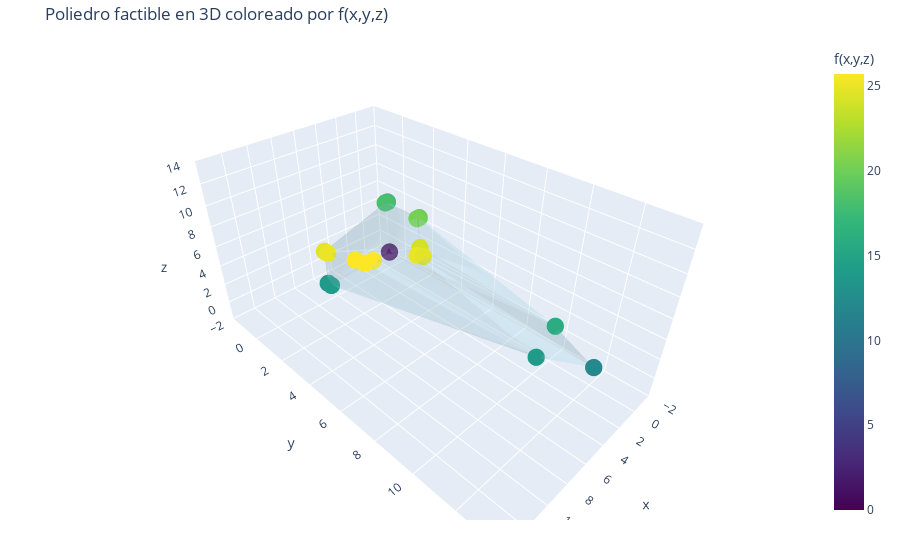

The notebook cell saved with this chart:
### Code cell
factibles, hull = generar_poliedro()
graficar_poliedro_coloreado(factibles, hull)

### Figure 1 — Plotly figure (JSON) as saved in the notebook; plotly's stock layout.template omitted (floating-point values rounded to 4 significant figures; data arrays with more than 128 entries replaced by an {"elided": "..."} marker saying what was removed)
{"data": [{"color": "lightblue", "i": [6066, 8237, 1164, 1164, 1164, 13783, 13783, 13783, 49, 49, 49, 5102, 5102, 1179, 1179, 1179, 1179, 1179, 8733, 8733, 8733, 8733, 8733, 8237, 8237, 8237, 8237, 8237, 8237, 8237, 8237, 8237], "j": [4527, 8733, 13939, 574, 13819, 13939, 24, 5077, 574, 24, 589, 5077, 49, 589, 1164, 13819, 1164, 4527, 13819, 13819, 13783, 13783, 6066, 13783, 13783, 5102, 49, 5102, 8733, 1179, 6066, 1179], "k": [5577, 9125, 0, 0, 13939, 0, 0, 24, 0, 0, 574, 24, 24, 574, 574, 5577, 13819, 5577, 13939, 5577, 13939, 9125, 5577, 9125, 5077, 5077, 589, 49, 6066, 589, 4527, 4527], "name": "Poliedro factible", "opacity": 0.2, "type": "mesh3d", "x": {"elided": "13940 float values"}, "y": {"elided": "13940 float values"}, "z": {"elided": "13940 float values"}}, {"marker": {"color": [0.0, 17.63, 18.12, 13.71, 24.73, 13.96, 24.98, 25.71, 19.84, 20.33, 25.71, 25.71, 24.0, 24.98, 24.73, 15.92, 13.96, 12.0], "colorbar": {"title": {"text": "f(x,y,z)"}}, "colorscale": [[0, "#440154"], [0.1111, "#482878"], [0.2222, "#3e4989"], [0.3333, "#31688e"], [0.4444, "#26828e"], [0.5556, "#1f9e89"], [0.6667, "#35b779"], [0.7778, "#6ece58"], [0.8889, "#b5de2b"], [1, "#fde725"]], "size": 6}, "mode": "markers", "name": "Vértices", "text": ["f=0.00", "f=17.63", "f=18.12", "f=13.71", "f=24.73", "f=13.96", "f=24.98", "f=25.71", "f=19.84", "f=20.33", "f=25.71", "f=25.71", "f=24.00", "f=24.98", "f=24.73", "f=15.92", "f=13.96", "f=12.00"], "type": "scatter3d", "x": [0.0, 0.0, 0.2449, 6.857, 6.857, 6.857, 6.857, 6.122, 0.0, 0.2449, 5.878, 5.388, 2.449, 3.184, 2.939, 0.0, 1.959, 0.0], "y": [0.0, 0.0, 0.0, 0.0, 0.0, 0.2449, 0.2449, 1.714, 2.204, 2.204, 2.204, 2.449, 3.673, 3.918, 4.163, 10.04, 10.04, 12.0], "z": [0.0, 5.878, 5.878, 0.0, 3.673, 0.0, 3.673, 3.918, 5.878, 5.878, 3.918, 4.163, 5.143, 4.898, 4.898, 1.959, 0.0, 0.0]}], "layout": {"margin": {"b": 40, "l": 40, "r": 40, "t": 40}, "scene": {"xaxis": {"range": [-2, 14], "title": {"text": "x"}}, "yaxis": {"range": [-2, 14], "title": {"text": "y"}}, "zaxis": {"range": [-2, 14], "title": {"text": "z"}}}, "title": {"text": "Poliedro factible en 3D coloreado por f(x,y,z)"}}}
